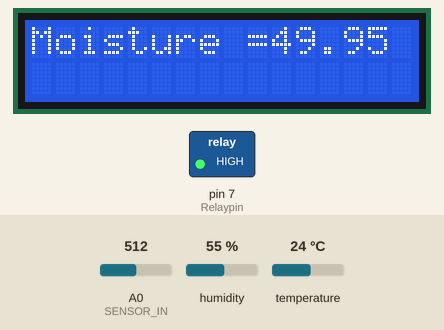
Simulated run of this sketch. Board: Arduino Uno, built with avr-gcc and run on an emulated ATmega328P. Parts: 16×2 character LCD, switched loads named in the sketch (green lamp = pin HIGH). Inputs (shaded band) come from the test bench; at power-on: A0 (SENSOR_IN) = 512, humidity 55 %, temperature 24 °C. The modem accepts every AT command (registered, SIM ready, sends succeed) and sends nothing else; what the sketch prints to the serial monitor is not drawn.

Above: at 1.3 s.
1.4 s: A0 (SENSOR_IN) set to 583
At 7.7 s:
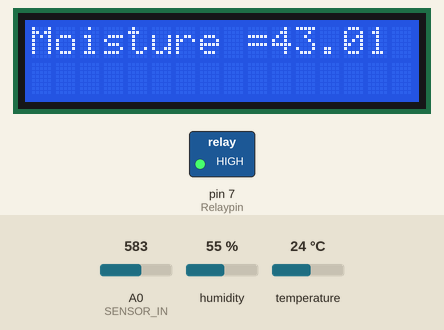
14.8 s: A0 (SENSOR_IN) set to 618
At 26.3 s:
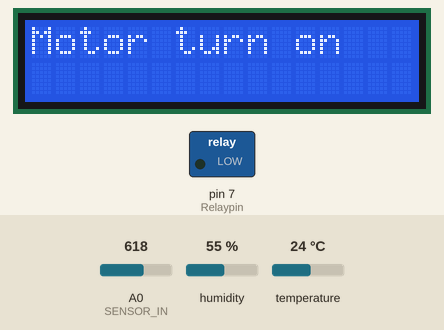
28.8 s: A0 (SENSOR_IN) set to 590
At 32.4 s:
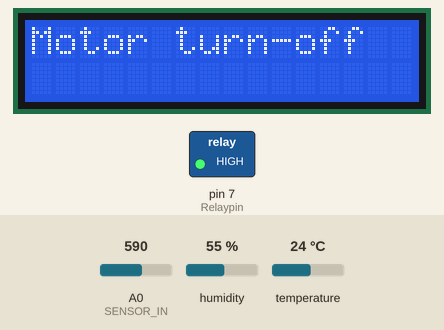
36.2 s: humidity set to 22 %
At 37.3 s:
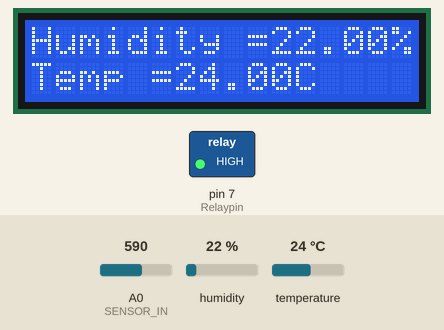
43.6 s: temperature set to 12 °C
At 47.3 s:
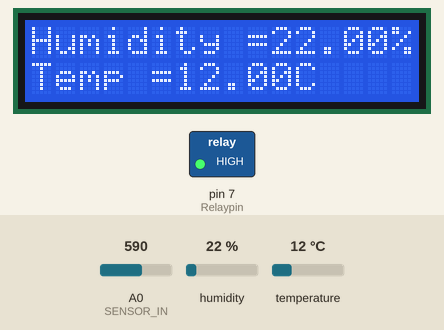
51.0 s: humidity set to 40 %
At 53.9 s:
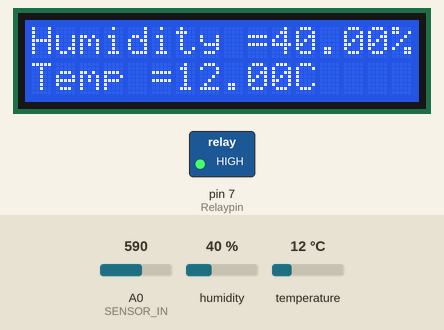
Timing chart, 0 to 55.4 s (numbered marks = the images above; inputs shaded):
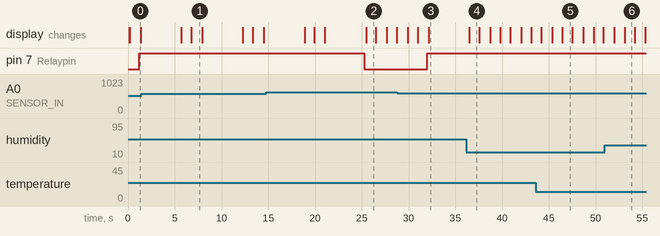

Measured:
- the behaviour switches between 600 and 601 on A0 (SENSOR_IN) (found by bisection; images 1 and 2)
- after the input at 14.8 s, pin 7 (Relaypin): HIGH → LOW after 10.5 s
- after the input at 28.8 s, pin 7 (Relaypin): LOW → HIGH after 3.2 s; the display: first differs from a run without the input after 2.2 s (image 3 shows a later state)
- what the display in image 0 shows lasts 1.2 s, from 0.2 s to 1.4 s
- what the display in image 2 shows lasts 1.0 s, from 25.5 s to 26.5 s

The sketch:

APW.ino
```cpp
#include<SoftwareSerial.h>
#include <LiquidCrystal.h>
#include <dht.h>
// GSM pin define
SoftwareSerial SIM900A(3,4);

// Analog input port soil moisture
#define SENSOR_IN A0

int PR = 0;
int PAST =0;
float T;
float H;
float SMV;
float moisture_percentage;

// Variable for soil moisture sensor value
int sensorval;

// Digital pin for DH11
#define dht_apin 2
dht DHT;

// Motor control through relay
// Define input pin for relay
int Relaypin= 7;

// LCD pin define
const int rs = 8, en = 13, d4 = 12, d5 = 11, d6 = 10, d7 = 9;
LiquidCrystal lcd(rs, en, d4, d5, d6, d7);

// set up
void setup() {
  // Define the Relaypin as output pin
  pinMode(Relaypin, OUTPUT);

  // Open Serial Monitor
  Serial.begin(9600);

  // Setting the baud rate of GSM Module
  SIM900A.begin(9600);
  Serial.println ("SIM900A Ready");
  delay(100);
  Serial.println ("Type s to send message or r to receive message");

  // Set ADC to use 3.3-volt AREF input
  analogReference(EXTERNAL);
}

void SOIL_MOISTURE(){
  // Read sensor value
  sensorval = analogRead(SENSOR_IN);
  moisture_percentage = (100.0 - (sensorval/1023.0)*100.0);

  // Print to Serial Monitor
  Serial.println(sensorval);
  Serial.print("Soil Moisture persentage (%) = ");
  Serial.println(moisture_percentage);
   lcd.begin(16, 2);
   lcd.setCursor(0,0);
   lcd.print("Moisture =" +String(moisture_percentage)+" %");
   SMV = moisture_percentage;
   delay(1000);
}

void MOTOR_TURNON(){
   digitalWrite(Relaypin, LOW); // Sends high signal
   delay(100); // Waits for 1 second
   lcd.setCursor(0,0);
   Serial.print("Motor turn on");
   lcd.begin(16, 2);
   lcd.setCursor(0,0);
   lcd.print("Motor turn on");
   delay(1000);

}

void MOTOR_TURNOFF(){
    digitalWrite(Relaypin, HIGH); // Makes the signal low
    delay(100); // Waits for 1 second
    lcd.begin(16, 2);
    lcd.setCursor(0,0);
    lcd.print("Motor turn-off");
    Serial.print("Motor turn off");
    delay(1000);
}

void HUM_TEM(){

    DHT.read11(dht_apin);
    Serial.print("Current humidity = ");
    Serial.print(DHT.humidity);
    Serial.print("%  ");
    Serial.print("temperature = ");
    Serial.print(DHT.temperature);
    Serial.println("C  ");
    lcd.begin(16, 2);
    lcd.setCursor(0,0);
    lcd.print("Humidity =" +String(DHT.humidity)+  "% ");
    lcd.setCursor(0,1);
    lcd.print("Temp =" +String(DHT.temperature) +  "C  ");
    H = DHT.humidity;
    T = DHT.temperature;
    delay(1000);

}

void SendMessageON(float SMV, float T, float H)
{
  Serial.println ("Sending Message");
  SIM900A.println("AT+CMGF=1");    //Sets the GSM Module in Text Mode
  delay(1000);
  Serial.println ("Set SMS Number");
  SIM900A.println("AT+CMGS=\"+8801700563512\"\r"); //Mobile phone number to send message
  delay(1000);
  Serial.println ("Set SMS Content");
  SIM900A.println("Motor Turn on. Soil Moisture value is "+ String(SMV)+" %. Temperature value is " + String(T)+" C. Humidity value is "+ String(H)+" %.");// Messsage content
  delay(100);
  Serial.println ("Finish");
  SIM900A.println((char)26);// ASCII code of CTRL+Z
  delay(1000);
  Serial.println ("Message has been sent ->SMS Selesai dikirim");
}

void SendMessageOFF(float SMV,float T,float H)
{
  Serial.println ("Sending Message");
  SIM900A.println("AT+CMGF=1");    //Sets the GSM Module in Text Mode
  delay(1000);
  Serial.println ("Set SMS Number");
  SIM900A.println("AT+CMGS=\"+8801700563512\"\r"); //Mobile phone number to send message
  delay(1000);
  Serial.println ("Set SMS Content");
  SIM900A.println("Motor Turn off. Soil Moisture value is "+ String(SMV)+" %. Temperature value is " + String(T)+" C. Humidity value is "+ String(H)+" %.");// Messsage content
  delay(100);
  Serial.println ("Finish");
  SIM900A.println((char)26);// ASCII code of CTRL+Z
  delay(1000);
  Serial.println ("Message has been sent ->SMS Selesai dikirim");
}

 void RecieveMessage()
{
  Serial.println ("SIM900A Membaca SMS");
  delay (1000);
  SIM900A.println("AT+CNMI=2,2,0,0,0"); // AT Command to receive a live SMS
  delay(1000);
  Serial.write ("Unread Message done");
 }

// Soil moisture
void loop() {
         SOIL_MOISTURE();
         if(sensorval>600){
          PR=1;
          if(PR!=PAST){
            HUM_TEM();
            SendMessageON(SMV, T, H);
            PAST =1;
          }
         MOTOR_TURNON();
         return;
         }
         else{
         MOTOR_TURNOFF();
         if(PR==PAST){
          SendMessageOFF(SMV, T, H);
          PAST=0;
         }
         HUM_TEM();
         return;
         }
}
```
